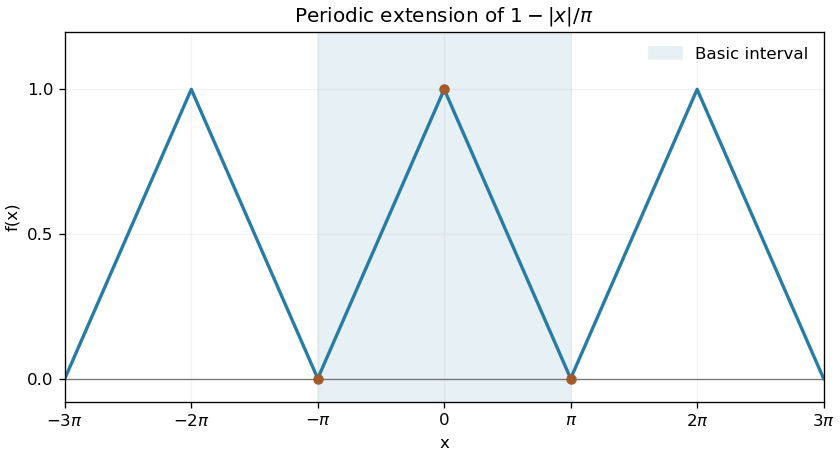

Generate this figure with Python:
"""Original triangular-wave plot, with its basic period highlighted."""
from pathlib import Path
import numpy as np
import matplotlib.pyplot as plt

x = np.linspace(-3*np.pi, 3*np.pi, 1801)
phase = (x+np.pi) % (2*np.pi)-np.pi
f = 1-np.abs(phase)/np.pi
fig, ax = plt.subplots(figsize=(7, 3.8), layout="constrained")
ax.axvspan(-np.pi, np.pi, color="#e7f0f5", label="Basic interval")
ax.plot(x, f, color="#287ca3", lw=2)
ax.scatter([-np.pi, 0, np.pi], [0, 1, 0], color="#a45b2b", zorder=4, s=28)
ax.axhline(0, color="#777777", lw=.8)
ax.set(xlim=(-3*np.pi, 3*np.pi), ylim=(-.08, 1.2), xlabel="x", ylabel="f(x)",
       title=r"Periodic extension of $1-|x|/\pi$",
       xticks=np.arange(-3, 4)*np.pi,
       xticklabels=[r"$-3\pi$",r"$-2\pi$",r"$-\pi$","0",r"$\pi$",r"$2\pi$",r"$3\pi$"],
       yticks=[0, .5, 1])
ax.grid(alpha=.15)
ax.legend(frameon=False, loc="upper right")
fig.savefig(Path(__file__).with_suffix(".png").name, dpi=120, facecolor="white")
plt.close(fig)
